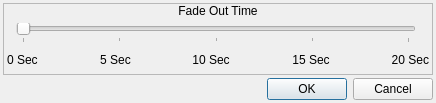
<?xml version="1.0" encoding="UTF-8"?>
<ui version="4.0">
 <class>ConfigureEvent_FadeBGM</class>
 <widget class="QDialog" name="ConfigureEvent_FadeBGM">
  <property name="geometry">
   <rect>
    <x>0</x>
    <y>0</y>
    <width>436</width>
    <height>103</height>
   </rect>
  </property>
  <property name="windowTitle">
   <string>Fade BGM</string>
  </property>
  <property name="windowIcon">
   <iconset resource="gui_icons.qrc">
    <normaloff>:/icons/openrpgmaker.png</normaloff>:/icons/openrpgmaker.png</iconset>
  </property>
  <property name="styleSheet">
   <string notr="true">.QFrame
{
	border-width: 1px;
	border-style: solid;
	border-color: palette(window-text);
}

.QFrame&gt;QLabel
{
	border-width: 0px;
	background-color: palette(window-text);
	color: palette(window);
	font-weight: bold;
}

.QFrame&gt;QCheckBox
{
	background-color: palette(window-text);
	border-width: 0px;
	border-style: none;
	color: palette(window);
	spacing: 3px;
	font-weight: bold;
	padding: 0px 0px 0px 3px;
}

.QFrame&gt;QCheckBox::indicator
{
	min-width: 8px;
	max-width: 8px;
	min-height: 8px;
	max-height: 8px;
	width: 8px;
	height: 8px;
	border-width: 2px;
	border-radius: 0px;
	border-style: ridge;
	border-color: palette(mid);
}

.QFrame&gt;QCheckBox::indicator:unchecked
{
	background-color: palette(base);
}

.QFrame&gt;QCheckBox::indicator:checked
{
	background-color: palette(window-text);
}

.QFrame&gt;QCheckBox::indicator:hover
{
	border-color: palette(highlight);
}</string>
  </property>
  <layout class="QVBoxLayout" name="verticalLayout_3">
   <property name="spacing">
    <number>3</number>
   </property>
   <property name="margin">
    <number>3</number>
   </property>
   <item>
    <widget class="QFrame" name="frame">
     <property name="frameShape">
      <enum>QFrame::StyledPanel</enum>
     </property>
     <property name="frameShadow">
      <enum>QFrame::Raised</enum>
     </property>
     <layout class="QVBoxLayout" name="verticalLayout">
      <property name="spacing">
       <number>0</number>
      </property>
      <property name="margin">
       <number>0</number>
      </property>
      <item>
       <widget class="QLabel" name="label">
        <property name="sizePolicy">
         <sizepolicy hsizetype="Preferred" vsizetype="Fixed">
          <horstretch>0</horstretch>
          <verstretch>0</verstretch>
         </sizepolicy>
        </property>
        <property name="text">
         <string>Fade Out Time</string>
        </property>
        <property name="alignment">
         <set>Qt::AlignCenter</set>
        </property>
       </widget>
      </item>
      <item>
       <widget class="QWidget" name="widget" native="true">
        <layout class="QVBoxLayout" name="verticalLayout_2">
         <property name="spacing">
          <number>3</number>
         </property>
         <property name="margin">
          <number>3</number>
         </property>
         <item>
          <widget class="QWidget" name="widget_6" native="true">
           <layout class="QHBoxLayout" name="horizontalLayout_2">
            <property name="spacing">
             <number>0</number>
            </property>
            <property name="leftMargin">
             <number>9</number>
            </property>
            <property name="topMargin">
             <number>0</number>
            </property>
            <property name="rightMargin">
             <number>13</number>
            </property>
            <property name="bottomMargin">
             <number>0</number>
            </property>
            <item>
             <widget class="QSlider" name="hsFadeOutTime">
              <property name="minimumSize">
               <size>
                <width>400</width>
                <height>0</height>
               </size>
              </property>
              <property name="maximumSize">
               <size>
                <width>400</width>
                <height>16777215</height>
               </size>
              </property>
              <property name="maximum">
               <number>20</number>
              </property>
              <property name="orientation">
               <enum>Qt::Horizontal</enum>
              </property>
              <property name="tickPosition">
               <enum>QSlider::TicksBelow</enum>
              </property>
              <property name="tickInterval">
               <number>5</number>
              </property>
             </widget>
            </item>
           </layout>
          </widget>
         </item>
         <item>
          <layout class="QHBoxLayout" name="horizontalLayout">
           <property name="spacing">
            <number>0</number>
           </property>
           <item>
            <widget class="QLabel" name="label_2">
             <property name="sizePolicy">
              <sizepolicy hsizetype="Fixed" vsizetype="Preferred">
               <horstretch>0</horstretch>
               <verstretch>0</verstretch>
              </sizepolicy>
             </property>
             <property name="text">
              <string>0 Sec</string>
             </property>
            </widget>
           </item>
           <item>
            <widget class="QWidget" name="widget_2" native="true"/>
           </item>
           <item>
            <widget class="QLabel" name="label_3">
             <property name="sizePolicy">
              <sizepolicy hsizetype="Fixed" vsizetype="Preferred">
               <horstretch>0</horstretch>
               <verstretch>0</verstretch>
              </sizepolicy>
             </property>
             <property name="text">
              <string>5 Sec</string>
             </property>
             <property name="alignment">
              <set>Qt::AlignCenter</set>
             </property>
            </widget>
           </item>
           <item>
            <widget class="QWidget" name="widget_3" native="true"/>
           </item>
           <item>
            <widget class="QLabel" name="label_4">
             <property name="sizePolicy">
              <sizepolicy hsizetype="Fixed" vsizetype="Preferred">
               <horstretch>0</horstretch>
               <verstretch>0</verstretch>
              </sizepolicy>
             </property>
             <property name="text">
              <string>10 Sec</string>
             </property>
             <property name="alignment">
              <set>Qt::AlignCenter</set>
             </property>
            </widget>
           </item>
           <item>
            <widget class="QWidget" name="widget_4" native="true"/>
           </item>
           <item>
            <widget class="QLabel" name="label_5">
             <property name="sizePolicy">
              <sizepolicy hsizetype="Fixed" vsizetype="Preferred">
               <horstretch>0</horstretch>
               <verstretch>0</verstretch>
              </sizepolicy>
             </property>
             <property name="text">
              <string>15 Sec</string>
             </property>
             <property name="alignment">
              <set>Qt::AlignCenter</set>
             </property>
            </widget>
           </item>
           <item>
            <widget class="QWidget" name="widget_5" native="true"/>
           </item>
           <item>
            <widget class="QLabel" name="label_6">
             <property name="sizePolicy">
              <sizepolicy hsizetype="Fixed" vsizetype="Preferred">
               <horstretch>0</horstretch>
               <verstretch>0</verstretch>
              </sizepolicy>
             </property>
             <property name="text">
              <string>20 Sec</string>
             </property>
             <property name="alignment">
              <set>Qt::AlignRight|Qt::AlignTrailing|Qt::AlignVCenter</set>
             </property>
            </widget>
           </item>
          </layout>
         </item>
        </layout>
       </widget>
      </item>
     </layout>
    </widget>
   </item>
   <item>
    <widget class="QDialogButtonBox" name="buttonBox">
     <property name="orientation">
      <enum>Qt::Horizontal</enum>
     </property>
     <property name="standardButtons">
      <set>QDialogButtonBox::Cancel|QDialogButtonBox::Ok</set>
     </property>
    </widget>
   </item>
  </layout>
 </widget>
 <resources>
  <include location="gui_icons.qrc"/>
 </resources>
 <connections>
  <connection>
   <sender>buttonBox</sender>
   <signal>accepted()</signal>
   <receiver>ConfigureEvent_FadeBGM</receiver>
   <slot>accept()</slot>
   <hints>
    <hint type="sourcelabel">
     <x>248</x>
     <y>254</y>
    </hint>
    <hint type="destinationlabel">
     <x>157</x>
     <y>274</y>
    </hint>
   </hints>
  </connection>
  <connection>
   <sender>buttonBox</sender>
   <signal>rejected()</signal>
   <receiver>ConfigureEvent_FadeBGM</receiver>
   <slot>reject()</slot>
   <hints>
    <hint type="sourcelabel">
     <x>316</x>
     <y>260</y>
    </hint>
    <hint type="destinationlabel">
     <x>286</x>
     <y>274</y>
    </hint>
   </hints>
  </connection>
 </connections>
</ui>
